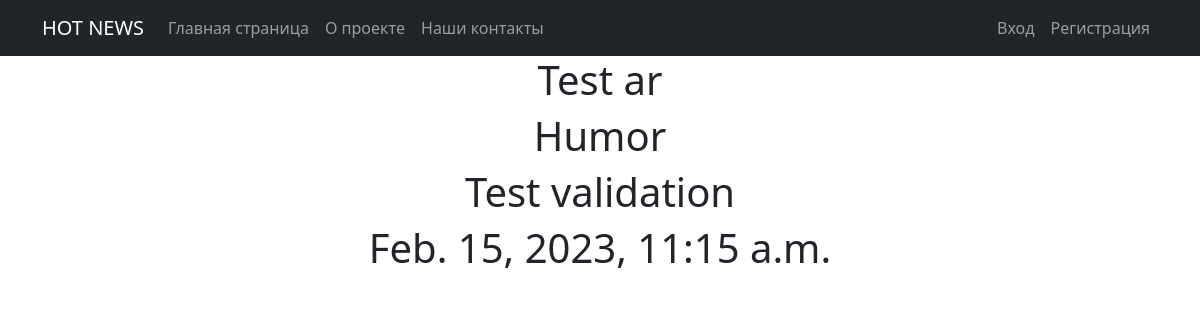
/articles/24, run on the app's committed database.
### news/models.py (models this page shows, shortened)
class Post(models.Model):
    author = models.ForeignKey(Author, to_field='authorUser_id', on_delete=models.CASCADE)
    NEWS = 'NE'
    ARTICLE = 'AR'
    CATEGORY_CHOISE = (
        (NEWS, 'Новость'),
        (ARTICLE, 'Статья'),
    )
    category_type = models.CharField(max_length=2, choices=CATEGORY_CHOISE, default=ARTICLE)
    dateCreation = models.DateTimeField(auto_now_add=True)
    postCategory = models.ManyToManyField(Category, through='PostCategory')
    title = models.CharField(max_length=128)
    text = models.TextField()
    rating = models.SmallIntegerField(default=0)

class Category(models.Model):
    name = models.CharField(max_length=32, unique=True)
    subscribers = models.ManyToManyField(User, blank=True, null=True, related_name='categories')

### news/views.py (the view)
# urls.py: path('articles/<int:pk>', PostDetail.as_view(), name='ar_detail'),
class PostDetail(DetailView):
    model = Post
    template_name = 'post.html'
    context_object_name = 'post'

### news/templatetags/custom_filters.py (called while the page is built)
@register.filter()
def censor(value):
    if not isinstance(value, str):
        raise TypeError("Value must be a string")
    else:
        bad_words = ['badword1', 'badword2', 'badword3']
        words = value.split()
        for i, word in enumerate(words):
            if word.lower() in bad_words:
                words[i] = word[0] + "*" * (len(word) - 1)
        return " ".join(words)

### templates/post.html (shortened to what this page needs)
{% extends 'flatpages/default.html' %}
{% load custom_filters %}
{% block content %}
<h1>{{ post.title|censor }}</h1>
<h1>{% for cat in post.postCategory.all %}
                   {{ cat.name }}
                   {% endfor %}</h1>
<h1>{{ post.text|censor }}</h1>
<h1>{{ post.dateCreation }}</h1>
{% endblock content %}

### data on the page
Post: title|censor "Test ar", text|censor "Test validation", dateCreation "Feb. 15, 2023, 11:15 a.m."
Category: name "Humor"
